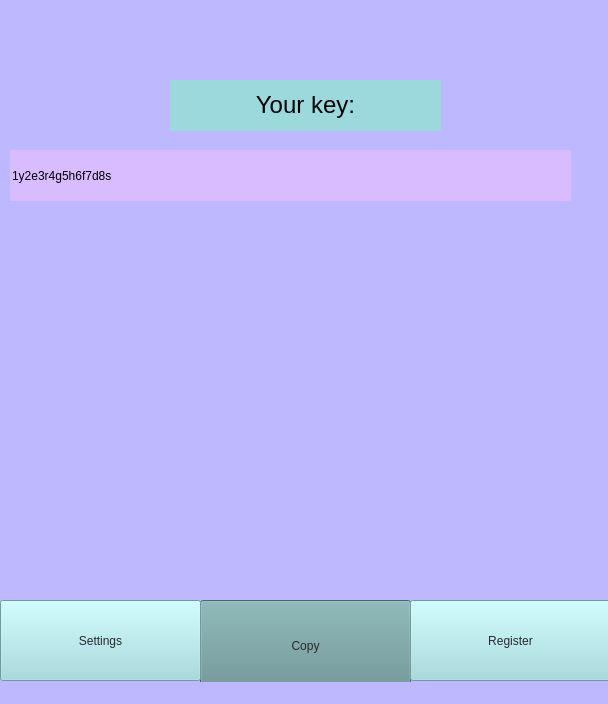
<?xml version="1.0" encoding="UTF-8"?>
<ui version="4.0">
 <class>MainBlocker</class>
 <widget class="QMainWindow" name="MainBlocker">
  <property name="geometry">
   <rect>
    <x>0</x>
    <y>0</y>
    <width>608</width>
    <height>704</height>
   </rect>
  </property>
  <property name="windowTitle">
   <string>MainBlocker</string>
  </property>
  <property name="styleSheet">
   <string notr="true">background-color: rgb(189, 184, 255);</string>
  </property>
  <widget class="QWidget" name="centralwidget">
   <widget class="QPushButton" name="copyBth">
    <property name="geometry">
     <rect>
      <x>200</x>
      <y>600</y>
      <width>211</width>
      <height>91</height>
     </rect>
    </property>
    <property name="styleSheet">
     <string notr="true">background-color: rgb(100, 144, 145);
color: rgb(42, 42, 42);
font: 900 14pt &quot;Arial Black&quot;;</string>
    </property>
    <property name="text">
     <string>Copy</string>
    </property>
   </widget>
   <widget class="QLabel" name="label">
    <property name="geometry">
     <rect>
      <x>170</x>
      <y>80</y>
      <width>271</width>
      <height>51</height>
     </rect>
    </property>
    <property name="styleSheet">
     <string notr="true">background-color: rgb(156, 217, 220);
color: rgb(42, 42, 42);
font: 900 14pt &quot;Arial Black&quot;;</string>
    </property>
    <property name="text">
     <string>&lt;html&gt;&lt;head/&gt;&lt;body&gt;&lt;p align=&quot;center&quot;&gt;&lt;span style=&quot; font-size:18pt; color:#000000;&quot;&gt;Your key:&lt;/span&gt;&lt;/p&gt;&lt;/body&gt;&lt;/html&gt;</string>
    </property>
   </widget>
   <widget class="QPushButton" name="registerBth">
    <property name="geometry">
     <rect>
      <x>410</x>
      <y>600</y>
      <width>201</width>
      <height>81</height>
     </rect>
    </property>
    <property name="styleSheet">
     <string notr="true">background-color: rgb(156, 217, 220);
color: rgb(42, 42, 42);
font: 900 14pt &quot;Arial Black&quot;;</string>
    </property>
    <property name="text">
     <string>Register</string>
    </property>
   </widget>
   <widget class="QPushButton" name="settingsBth">
    <property name="geometry">
     <rect>
      <x>0</x>
      <y>600</y>
      <width>201</width>
      <height>81</height>
     </rect>
    </property>
    <property name="styleSheet">
     <string notr="true">background-color: rgb(156, 217, 220);
color: rgb(42, 42, 42);
font: 900 14pt &quot;Arial Black&quot;;</string>
    </property>
    <property name="text">
     <string>Settings</string>
    </property>
   </widget>
   <widget class="QLineEdit" name="lineEdit">
    <property name="geometry">
     <rect>
      <x>10</x>
      <y>150</y>
      <width>561</width>
      <height>51</height>
     </rect>
    </property>
    <property name="styleSheet">
     <string notr="true">background-color: rgb(216, 188, 255);
color: rgb(0, 0, 0);
border-color: rgb(12, 12, 12);
border-top-color: rgb(63, 63, 63);
font: 700 italic 12pt &quot;Comic Sans MS&quot;;</string>
    </property>
    <property name="text">
     <string>1y2e3r4g5h6f7d8s</string>
    </property>
    <property name="frame">
     <bool>false</bool>
    </property>
    <property name="readOnly">
     <bool>true</bool>
    </property>
   </widget>
  </widget>
  <widget class="QStatusBar" name="statusbar"/>
 </widget>
 <resources/>
 <connections/>
</ui>
